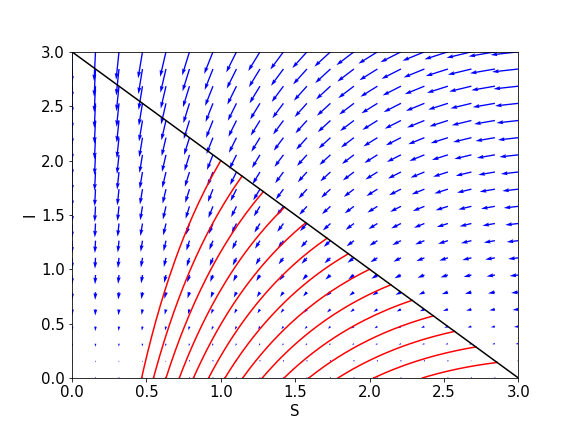

Python code for this plot:
# Código para graficar el comportamiento del diagrama de fase

import matplotlib.pyplot as plt
import numpy as np
from scipy.integrate import odeint
import pylab as pl
beta = 0.03
gamma = 0.1
N = 3.0
# The 3-dimensional nonlinear system.
def dx_dt(x, t):
 return [-beta*x[0]*x[1], beta*x[0]*x[1]-gamma*x[1], gamma*x[1]]
# Trajectories in forward time.
fig=plt.figure(figsize=(8, 6))
ts = np.linspace(0, 50000, 50000,dtype=int)
inc = np.linspace(0,2,15)
for s in inc:
 x0 = [N-s, s, 0]
 xs = odeint(dx_dt, x0, ts)
 plt.plot(xs[:,0], xs[:,1], "r-")
# plot I=N-S-R
x=np.linspace(0,3,25)
plt.plot(x,N-x,"k-")
# Label the axes and set fontsizes.
plt.xlabel("S", fontsize=15)
plt.ylabel("I", fontsize=15)
plt.tick_params(labelsize=15)
plt.xlim(0, 3)
plt.ylim(0, 3);
# Plot the vectorfield.
S, I = np.mgrid[0:3:20j, 0:3:20j]
u=-beta * S * I
v=beta * S * I - gamma * I
w=gamma * I
pl.quiver(S, I, u, v, color = 'b')
plt.savefig("Fase2.png")
plt.show()
